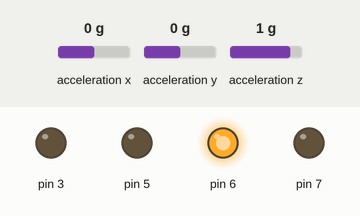
This sketch was run on a simulated Arduino Uno, built with avr-gcc and run on an emulated ATmega328P. Shown: output pins drawn as LEDs (lit = HIGH). The test bench sets the inputs (shaded band); at power-on: acceleration z 1 g, acceleration x 0 g, acceleration y 0 g. No radio packets arrive unless stated.

Above: at 5.7 s.
5.8 s: acceleration z set to 0.1 g
8.8 s: acceleration z set to -0.2 g
At 10.4 s:
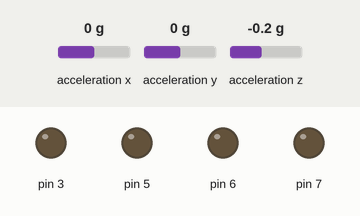
11.8 s: acceleration z set to 0.1 g
14.8 s: acceleration z set to 0.4 g
At 16.2 s:
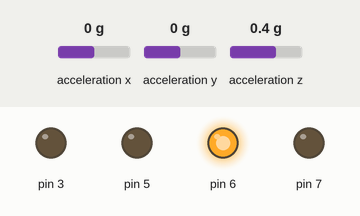
Timing chart, 0 to 17.8 s (numbered marks = the images above; inputs shaded):
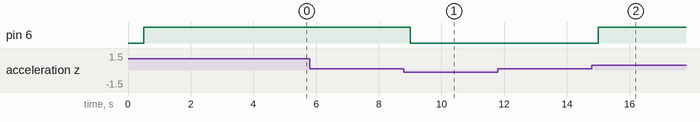

Measured:
- the behaviour switches between 0 and -0.1 g on acceleration z (found by bisection; images 0 and 1)
- the behaviour switches between 0.2 and 0.3 g on acceleration z (found by bisection; images 1 and 2)
- after the input at 5.8 s, every drawn part: stays the same
- after the input at 8.8 s, pin 6: HIGH → LOW after 0.20 s
- after the input at 11.8 s, every drawn part: stays the same
- after the input at 14.8 s, pin 6: LOW → HIGH after 0.20 s

The sketch:

back.ino
```cpp
#include <MsTimer2.h>

/*  ----------------------------------------------------------------
    http://www.prometec.net/duplex-nrf2401
    Prog_79B_Emisor

    Usando un NRF2401 para comunicar dos Arduinos en modo Duplex
    Programa Receptor:
--------------------------------------------------------------------
*/

#include <Wire.h>
#include <Adafruit_MMA8451.h>
#include <Adafruit_Sensor.h>
#include <TimerOne.h>
#include <SPI.h>
#include "nRF24L01.h"
#include "RF24.h"
Adafruit_MMA8451 mma = Adafruit_MMA8451();
RF24 radio(9,10);
const uint64_t pipes[2] = { 0xF0F0F0E0E1LL, 0xF0F0F0E0D2LL };
int ledint = 0;
int buttonizq = 0;
int buttonder = 0;
int trasm = 0;
boolean parp;
boolean acc;
float ac = 0;
int estadostop = 0;
int zumbador = 0;
int lost =0 ;
int inicio = 0;
void setup(void)
{
     Serial.begin(9600);
    pinMode(10, OUTPUT);
    pinMode(3, OUTPUT);
        pinMode(5, OUTPUT);
     pinMode(6, OUTPUT);
     pinMode(7, OUTPUT);
   // Serial.begin(9600);
     Timer1.initialize(200);
    Timer1.attachInterrupt(zumbar);
     MsTimer2::set(500, parpadeo);
  MsTimer2::start();
    radio.begin();
    radio.setRetries(15,15);
    //radio.setPayloadSize(8);
    radio.startListening();
    radio.openWritingPipe(pipes[1]);
    radio.openReadingPipe(1,pipes[0]);
     if (! mma.begin())


  mma.setRange(MMA8451_RANGE_2_G);  // cuantas G ponemos?
}

void loop(void)
{
    if (inicio = 0){
          while ( ! radio.available());

    unsigned long started_waiting_at = millis();
     bool timeout = false;
     while ( ! radio.available() && ! timeout )       // Esperamos 200ms
          if (millis() - started_waiting_at > 200 ){
              timeout = true;
              lost = 1;
           }
    }
    if ( radio.available() )  // Si hay datos disponibles
    {
         lost = 0;
        unsigned long recib;
        bool done = false;
        while (!done)        // Espera aqui hasta recibir algo
           {

              done = radio.read( &recib, sizeof(unsigned long) );
              Serial.print("Dato Recibido =");

              Serial.println(recib);
              if (recib == 11)
                trasm == 0;
              if (recib == 1){
                trasm = 1;
                buttonder = 1;}
              else if (recib == 10){
                trasm = 10;
                buttonizq = 1;}
              else {
                trasm =0;
                buttonizq = 0;
                buttonder = 0;
                }

              delay(20);  // Para dar tiempo al emisor
           }

      radio.stopListening();  // Dejamos d escuchar para poder hablar
      radio.write( &ledint, sizeof(int) );
     Serial.println("Enviando Respuesta");
      radio.startListening();    // Volvemos a la escucha para recibir mas paquetes
    }
     if (acc == 1){
      acc = 0;
        mma.read();
       sensors_event_t event;
        mma.getEvent(&event);
       ac =  event.acceleration.z;
    //   Serial.print(ac);
     //  Serial.print("\n");
       if (ac > 2){
          digitalWrite(6, HIGH);
          estadostop = 1;
       }
       if (estadostop = 1 && ac < -0.1){
          estadostop = 0;
          digitalWrite(6, LOW);
       }
    }
}

void zumbar () {
   if (lost == 1){
    zumbador = !zumbador;
    digitalWrite(3, zumbador);
  }
}

void parpadeo () {

  if( parp == 1){
    if (buttonizq == HIGH) {
      digitalWrite(5, ledint);
    }
     else if (buttonder == HIGH) {
      digitalWrite(7, ledint);
    }
     else {
      digitalWrite(5, LOW);
       digitalWrite(7, LOW);
     }
     ledint = !ledint;
  }
  parp = 1;
  acc = 1;

}
```
